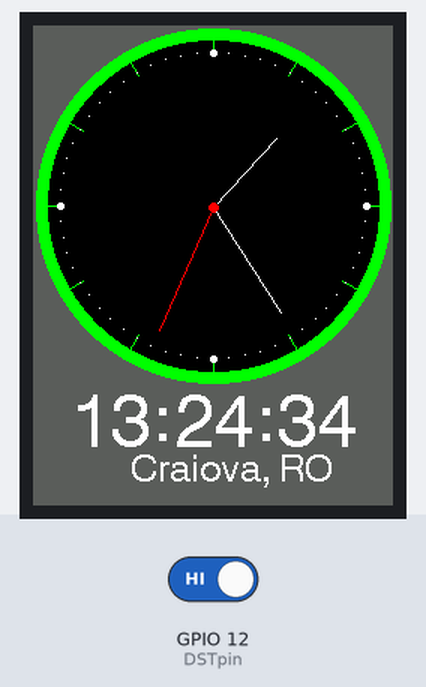
The sketch below on a simulated ESP8266 (NodeMCU). Shown: 240×320 colour display. Inputs (shaded band) come from the test bench; at power-on: GPIO 12 (DSTpin) HIGH. WiFi joins after 1.5 s; servers stay silent unless stated; what the sketch prints to the serial monitor is not drawn.

Above: at 5.0 s.
5.1 s: GPIO 12 (DSTpin) driven LOW
At 6.7 s:
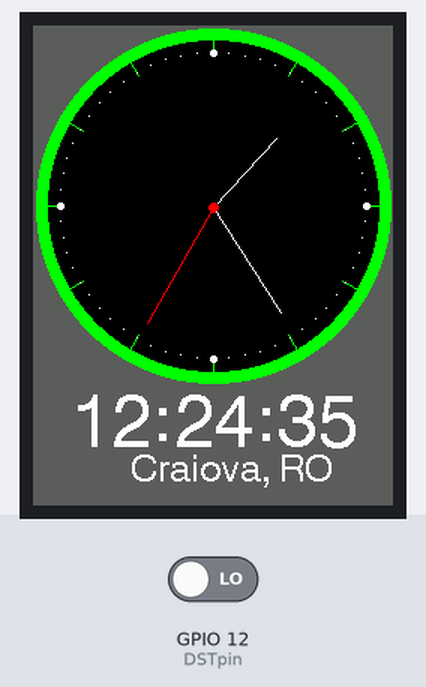
8.4 s: GPIO 12 (DSTpin) driven HIGH
At 9.7 s:
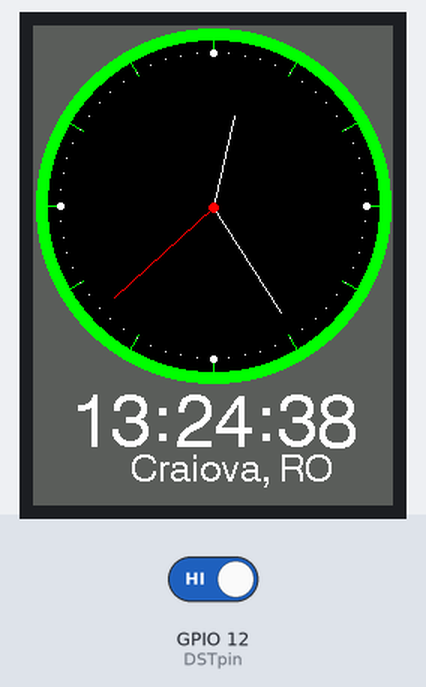
11.4 s: GPIO 12 (DSTpin) driven LOW
At 12.6 s:
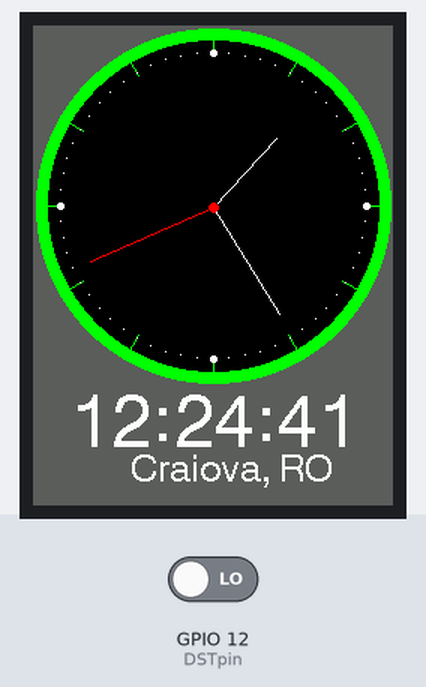
Timing chart, 0 to 14.4 s (numbered marks = the images above; inputs shaded):
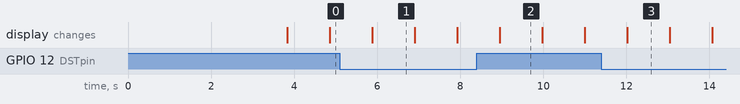

The sketch:

InternetClock_ILI9341_1.ino
```cpp
/*
 An example analogue clock using a TFT LCD screen to show the time
 use of some of the drawing commands with the modified Adafruit_TFT_AS library.
 Based on a sketch by Gilchrist 6/2/2014 1.0

 Original sketch from https://embedded-lab.com/blog/tutorial-8-esp8266-internet-clock/
 Nicu FLORICA (niq_ro) made this changes:
 v.0 - move to TFT_eSPI library from https://github.com/Bodmer/TFT_eSPI
 v.1 - added DST switch (summer/winter time)
 */

#include <SPI.h>
//#include <TFT_ILI9341_ESP.h> // Hardware-specific library
#include <TFT_eSPI.h> // https://github.com/Bodmer/TFT_eSPI

#include <ESP8266WiFi.h>
#include <WiFiUdp.h>

#define DSTpin  12 // GPIO12 = D6, see https://randomnerdtutorials.com/esp8266-pinout-reference-gpios/

// WiFi connection
const char ssid[] = "niq_ro";      // your wifi SSID
const char pass[] = "berelaburtica";  //  Your WiFi password
int hours_Offset_From_GMT = 2;      // -4;  // Change it according to your location
const char tzone[] = "Craiova, RO"; //"New York";

WiFiServer server(80);
WiFiClient client;
unsigned int localPort = 2390;      // local port to listen for UDP packets

IPAddress timeServer(129, 6, 15, 28); // time.nist.gov NTP server

const int NTP_PACKET_SIZE = 48; // NTP time stamp is in the first 48 bytes of the message

byte packetBuffer[ NTP_PACKET_SIZE]; //buffer to hold incoming and outgoing packets

//Unix time in seconds
unsigned long epoch = 0;
unsigned long LastNTP = 0;

// A UDP instance to let us send and receive packets over UDP
WiFiUDP udp;

int hour, hour1;
int minute;
int blink=0, PM=0;

int RequestedTime = 0;
int TimeCheckLoop = 0;

#define TFT_GREY 0x5AEB

//TFT_ILI9341_ESP tft = TFT_ILI9341_ESP();       // Invoke custom library
TFT_eSPI tft = TFT_eSPI();       // Invoke custom library

float sx = 0, sy = 1, mx = 1, my = 0, hx = -1, hy = 0;    // Saved H, M, S x & y multipliers
float sdeg=0, mdeg=0, hdeg=0;
uint16_t osx=120, osy=120, omx=120, omy=120, ohx=120, ohy=120;  // Saved H, M, S x & y coords
uint16_t x0=0, x1=0, yy0=0, yy1=0;
uint32_t targetTime = 0;                    // for next 1 second timeout
uint8_t hh, mm, ss;
static uint8_t conv2d(const char* p); // Forward declaration needed for IDE 1.6.x
//uint8_t hh=conv2d(__TIME__), mm=conv2d(__TIME__+3), ss=conv2d(__TIME__+6);  // Get H, M, S from compile time

boolean initial = 1;
byte DST = 0;
byte DST0;

void setup(void) {
  Serial.begin(112500);
  Serial.println(" ");
  pinMode (DSTpin, INPUT);
  if (digitalRead(DSTpin) == LOW)
   DST = 0;
  else
   DST = 1;
  Serial.print("DST = ");
  Serial.println(DST );
  DST0 = DST+3;

  tft.init();
//   tft.setRotation(2);  // original
  tft.setRotation(0);

  ConnectToAP();
  udp.begin(localPort);
  Request_Time();
  delay(2000);
  while (!Check_Time())
  {
    delay(2000);
    TimeCheckLoop++;
    if (TimeCheckLoop > 5)
    {
      Request_Time();
    }
  }

  //tft.fillScreen(TFT_BLACK);
  //tft.fillScreen(TFT_RED);
  //tft.fillScreen(TFT_GREEN);
  //tft.fillScreen(TFT_BLUE);
  //tft.fillScreen(TFT_BLACK);
  tft.fillScreen(TFT_GREY);

  tft.setTextColor(TFT_WHITE, TFT_GREY);  // Adding a background colour erases previous text automatically

  // Draw clock face
  tft.fillCircle(120, 120, 118, TFT_GREEN);
  tft.fillCircle(120, 120, 110, TFT_BLACK);

  // Draw 12 lines
  for(int i = 0; i<360; i+= 30) {
    sx = cos((i-90)*0.0174532925);
    sy = sin((i-90)*0.0174532925);
    x0 = sx*114+120;
    yy0 = sy*114+120;
    x1 = sx*100+120;
    yy1 = sy*100+120;

    tft.drawLine(x0, yy0, x1, yy1, TFT_GREEN);
  }

  // Draw 60 dots
  for(int i = 0; i<360; i+= 6) {
    sx = cos((i-90)*0.0174532925);
    sy = sin((i-90)*0.0174532925);
    x0 = sx*102+120;
    yy0 = sy*102+120;
    // Draw minute markers
    tft.drawPixel(x0, yy0, TFT_WHITE);

    // Draw main quadrant dots
    if(i==0 || i==180) tft.fillCircle(x0, yy0, 2, TFT_WHITE);
    if(i==90 || i==270) tft.fillCircle(x0, yy0, 2, TFT_WHITE);
  }

  tft.fillCircle(120, 121, 3, TFT_WHITE);

  // Draw text at position 120,260 using fonts 4
  // Only font numbers 2,4,6,7 are valid. Font 6 only contains characters [space] 0 1 2 3 4 5 6 7 8 9 : . - a p m
  // Font 7 is a 7 segment font and only contains characters [space] 0 1 2 3 4 5 6 7 8 9 : .


  targetTime = millis() + 1000;

}

void ConnectToAP()
{
 // Serial.println("Attempting to Connect");

  // Serial.print("Connecting to ");
  // Serial.println(ssid);
   WiFi.begin(ssid, pass);
   while (WiFi.status() != WL_CONNECTED) {
    delay(300);
   }
}

void loop() {
  int SecondsSinceLastNTP = (millis() - LastNTP) / 1000;
  //Update NTP every 2 minutes
  if (SecondsSinceLastNTP > 120 and RequestedTime == 0) {
    Request_Time();
    RequestedTime = 1;
  }

  if ((RequestedTime == 1) or (DST != DST0))
  {
    Check_Time();
    TimeCheckLoop++;
    if (TimeCheckLoop > 5)
    {
      RequestedTime = 0;
    }
      // Erase hour and minute hand positions every minute
      tft.drawLine(ohx, ohy, 120, 121, TFT_BLACK);
      ohx = hx*62+121;
      ohy = hy*62+121;
      tft.drawLine(omx, omy, 120, 121, TFT_BLACK);
      omx = mx*84+120;
      omy = my*84+121;
    DST0 = DST;
  }

 //Only Check_Time() should update epoch
  DecodeEpoch(epoch + SecondsSinceLastNTP);

    if (ss==60) {
      ss=0;
      mm++;            // Advance minute
      if(mm>59) {
        mm=0;
        hh++;          // Advance hour
        if (hh>23) {
          hh=0;
        }
      }
    }

    // Pre-compute hand degrees, x & y coords for a fast screen update
    sdeg = ss*6;                  // 0-59 -> 0-354
    mdeg = mm*6+sdeg*0.01666667;  // 0-59 -> 0-360 - includes seconds
    hdeg = hh*30+mdeg*0.0833333;  // 0-11 -> 0-360 - includes minutes and seconds
    hx = cos((hdeg-90)*0.0174532925);
    hy = sin((hdeg-90)*0.0174532925);
    mx = cos((mdeg-90)*0.0174532925);
    my = sin((mdeg-90)*0.0174532925);
    sx = cos((sdeg-90)*0.0174532925);
    sy = sin((sdeg-90)*0.0174532925);

    if (ss==0 || initial) {

      initial = 0;
      // Erase hour and minute hand positions every minute
      tft.drawLine(ohx, ohy, 120, 121, TFT_BLACK);
      ohx = hx*62+121;
      ohy = hy*62+121;
      tft.drawLine(omx, omy, 120, 121, TFT_BLACK);
      omx = mx*84+120;
      omy = my*84+121;
    }

      // Redraw new hand positions, hour and minute hands not erased here to avoid flicker
      tft.drawLine(osx, osy, 120, 121, TFT_BLACK);
      osx = sx*90+121;
      osy = sy*90+121;
      tft.drawLine(osx, osy, 120, 121, TFT_RED);
      tft.drawLine(ohx, ohy, 120, 121, TFT_WHITE);
      tft.drawLine(omx, omy, 120, 121, TFT_WHITE);
      tft.drawLine(osx, osy, 120, 121, TFT_RED);

      tft.fillCircle(120, 121, 3, TFT_RED);
      tft.setCursor(25, 245, 6);
      if(hh <10) tft.print(0);
      tft.print(hh);
      tft.print(':');
      if(mm <10) tft.print(0);
      tft.print(mm);
      tft.print(':');
      if(ss <10) tft.print(0);
      tft.print(ss);
      tft.setCursor(65, 285, 4);
      tft.print(tzone);
    //tft.drawCentreString("Time flies",120,260,4);
  delay(1000);
  ss++;

}  // end main loop

static uint8_t conv2d(const char* p) {
  uint8_t v = 0;
  if ('0' <= *p && *p <= '9')
    v = *p - '0';
  return 10 * v + *++p - '0';
}

void DecodeEpoch(unsigned long currentTime)
{
  pinMode(DSTpin, INPUT);
  if (digitalRead(DSTpin) == LOW)
   DST = 0;
  else
   DST = 1;
  Serial.print("DST = ");
  Serial.println(DST);
  // print the hour, minute and second:
  //Serial.print("The UTC time is ");       // UTC is the time at Greenwich Meridian (GMT)
  //Serial.println(epoch);
  //Serial.print((epoch  % 86400L) / 3600); // print the hour (86400 equals secs per day)
 // Serial.print(':');
  if ( ((epoch % 3600) / 60) < 10 ) {
    // In the first 10 minutes of each hour, we'll want a leading '0'
  //  Serial.print('0');
  }
 // Serial.print((epoch  % 3600) / 60); // print the minute (3600 equals secs per minute)
//  Serial.print(':');
  if ( (epoch % 60) < 10 ) {
    // In the first 10 seconds of each minute, we'll want a leading '0'
  //  Serial.print('0');
  }
  //Serial.println(epoch % 60); // print the second

  //Update for local zone
  currentTime = currentTime + ((DST+hours_Offset_From_GMT) * 60 * 60);
  //Serial.print("The current local time is ");
  //Serial.print((currentTime  % 86400L) / 3600); // print the hour (86400 equals secs per day)
  //Serial.print(':');
  if ( ((currentTime % 3600) / 60) < 10 ) {
    // In the first 10 minutes of each hour, we'll want a leading '0'
 //   Serial.print('0');
  }
 // Serial.print((currentTime  % 3600) / 60); // print the minute (3600 equals secs per minute)
 // Serial.print(':');
  if ( (currentTime % 60) < 10 ) {
    // In the first 10 seconds of each minute, we'll want a leading '0'
  //  Serial.print('0');
  }
  //Serial.println(currentTime % 60); // print the second

  hour = (currentTime  % 86400L) / 3600;
  hh=hour;
  if(hour >= 12) {
    hour = hour-12;
    PM=1;
  }
  else {
    PM=0;
  }
  if(hour == 0) hour = 12;

  minute = (currentTime % 3600) / 60;
  mm=minute;
  ss=currentTime % 60;

  Serial.print(hour);
  Serial.print(":");
  if (mm < 10) Serial.print("0");
  Serial.print(mm);
  Serial.print(":");
  if (ss < 10) Serial.print("0");
  Serial.print(ss);
  Serial.print(" -> ");
  if (PM == 0) Serial.println("AM");
  else Serial.println("PM");
}

void Request_Time()
{
 // Serial.println("Getting Time");
  sendNTPpacket(timeServer); // send an NTP packet to a time server
}

bool Check_Time()
{
  int cb = udp.parsePacket();
  if (!cb) {
   // Serial.println("no packet yet");
    return false;
  }
  else {
   // Serial.print("packet received, length=");
   // Serial.println(cb);
    // We've received a packet, read the data from it
    udp.read(packetBuffer, NTP_PACKET_SIZE); // read the packet into the buffer

    //the timestamp starts at byte 40 of the received packet and is four bytes,
    // or two words, long. First, extract the two words:

    unsigned long highWord = word(packetBuffer[40], packetBuffer[41]);
    unsigned long lowWord = word(packetBuffer[42], packetBuffer[43]);
    // combine the four bytes (two words) into a long integer
    // this is NTP time (seconds since Jan 1 1900):
    unsigned long secsSince1900 = highWord << 16 | lowWord;
    //Serial.print("Seconds since Jan 1 1900 = " );
    // Serial.println(secsSince1900);

    // now convert NTP time into everyday time:
    //Serial.print("Unix time = ");
    // Unix time starts on Jan 1 1970. In seconds, that's 2208988800:
    const unsigned long seventyYears = 2208988800UL;
    // subtract seventy years:
    epoch = secsSince1900 - seventyYears;
    LastNTP = millis();
    RequestedTime = 0;
    TimeCheckLoop = 0;
    return true;
  }
}

// send an NTP request to the time server at the given address
unsigned long sendNTPpacket(IPAddress & address)
{
 // Serial.println("sending NTP packet...");
  // set all bytes in the buffer to 0
  memset(packetBuffer, 0, NTP_PACKET_SIZE);
  // Initialize values needed to form NTP request
  // (see URL above for details on the packets)
  packetBuffer[0] = 0b11100011;   // LI, Version, Mode
  packetBuffer[1] = 0;     // Stratum, or type of clock
  packetBuffer[2] = 6;     // Polling Interval
  packetBuffer[3] = 0xEC;  // Peer Clock Precision
  // 8 bytes of zero for Root Delay & Root Dispersion
  packetBuffer[12]  = 49;
  packetBuffer[13]  = 0x4E;
  packetBuffer[14]  = 49;
  packetBuffer[15]  = 52;

  // all NTP fields have been given values, now
  // you can send a packet requesting a timestamp:
  udp.beginPacket(address, 123); //NTP requests are to port 123
  udp.write(packetBuffer, NTP_PACKET_SIZE);
  udp.endPacket();
}
```

Measured:
- what the display in image 1 shows lasts 1.0 s, from 5.9 s to 6.9 s
